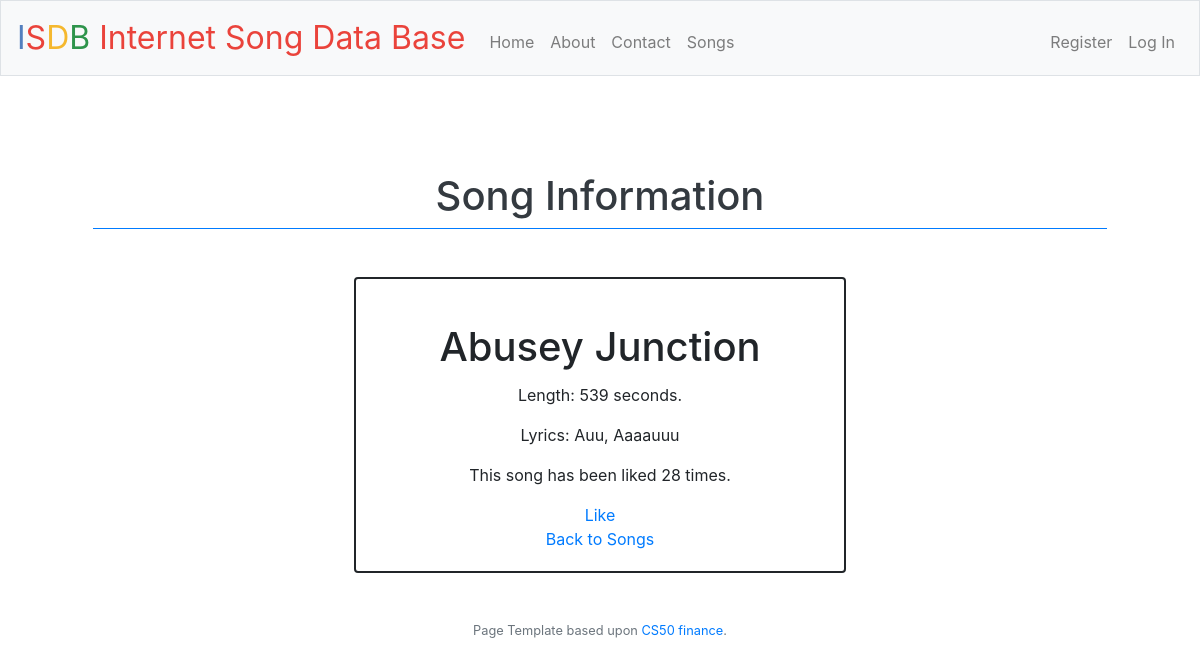
Screenshot of /songs/1 with the database file from the repository.
### tables this page shows
CREATE TABLE 'songs' (
'id' INTEGER PRIMARY KEY AUTOINCREMENT NOT NULL,
'title' TEXT NOT NULL,
'duration' INTEGER NOT NULL,
'artist_id' INTEGER NOT NULL,
'lyrics' TEXT NOT NULL,
'num_likes' INTEGER NOT NULL,
FOREIGN KEY(artist_id) REFERENCES artist(id)
);

### application.py (the view)
@app.route('/songs/<int:song_number>')
def list_song_number(song_number):
    row = db_helpers.fetch_song_info(song_number)
    if not row:
        flash(f"Song {song_number} does not exist.")
        return render_template("songs.html")
    return render_template('song.html', song_info=row)

### application.py (called while the page is built)
@app.after_request
def after_request(response):
    response.headers["Cache-Control"] = "no-cache, no-store, must-revalidate"
    response.headers["Expires"] = 0
    response.headers["Pragma"] = "no-cache"
    return response

### db_helpers.py (called while the page is built)
def fetch_song_info(n):
    song_join = "SELECT s.id, s.title, s.duration, s.lyrics, s.num_likes, a.name, a.nationality, a.img_url FROM songs s JOIN artist a ON s.artist_id = a.id WHERE s.id = ?"
    test = (n, )
    c.execute(song_join, test)
    return c.fetchone()

### templates/song.html (shortened to what this page needs)
{% extends "layout.html" %}
{% block main %}
    <div class="col-12 text-center mt-5">
        <h1 class="text-dark pt04">Song Information</h1>
        <div class="border-top border-primary w50 mx-auto my3"></div>
    </div>
    <div class="container marketing" id="song_card">
        <div class="row justify-content-center">
            <div class="col-md-6">
                <div class="card mt-5">
                    <div class="card-body">
                        <h1 class="card-title">{{ song_info['title'] }}</h1>
                        <p class="card-text">Length: {{ song_info['duration'] }} seconds.</p>
                        <p class="card-text">Lyrics: {{ song_info['lyrics'] }}</p>
                        <p class="card-text">
                            {% if song_info['num_likes'] == 0 %}
                                This song has no likes.
                            {% elif song_info['num_likes'] == 1 %}
                                This song has been liked once.
                            {% elif song_info['num_likes'] == 2 %}
                                This song has been liked twice.
                            {% else %}
                                This song has been liked {{ song_info['num_likes'] }} times.
                            {% endif%}
                        </p>
                        <a href="/like/{{ song_info['id'] }}">
                            <span class="glyphicon glyphicon-thumbs-up">Like</span>
                        </a>
                        <br>
                        <a href="/songs">Back to Songs</a>
                        <br>
                    </div>
                </div>
            </div>
        </div>
    </div>
{% endblock %}

### static/styles.css (style rules this page uses)
.card { border: 2px solid; }

### rows the page displays
songs: title "Abusey Junction", duration "539", lyrics "Auu, Aaaauuu", num_likes "28"
